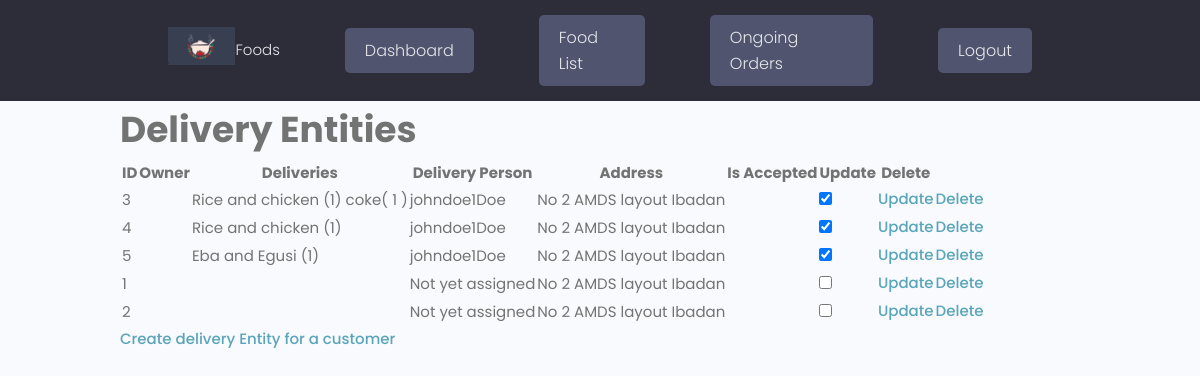
The page /admin_order_management (signed in) on the database as committed earlier.
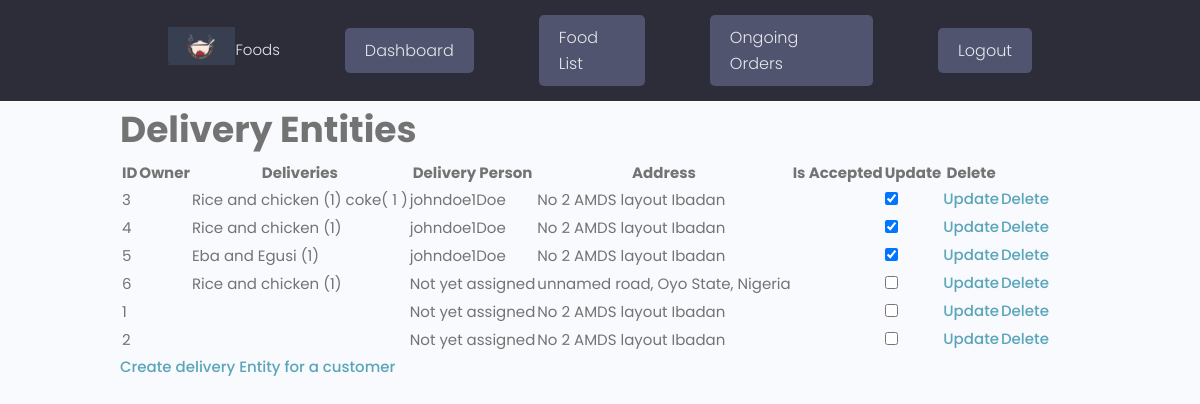
The same page on the database as committed later.
### Orders/models.py (models this page shows, shortened)
class DeliveryEntity(models.Model):
    food_cart = models.ForeignKey(FoodCart, on_delete=models.CASCADE, blank=True, null=True)
    session_id = models.CharField(max_length=500, blank=True,null=True)
    phone_number = models.CharField(max_length=20, null=True, blank=True)
    owner = models.ForeignKey(Customer, on_delete=models.CASCADE, null=True, blank=True)
    delivery_person = models.ForeignKey(DeliveryPerson, on_delete=models.SET_NULL, null=True, blank=True)
    address = models.CharField(max_length=500)
    is_active = models.BooleanField(default=True)
    ongoing_status = models.BooleanField(default=False)
    is_accepted = models.BooleanField(default=False)
    accept_delivery = models.BooleanField(default=False)
    created = models.DateField(auto_now_add=True, null=True, blank=True)
    updated = models.DateField(auto_now=True, null=True, blank=True)
    objects = models.Manager()
    active_objects = IsActiveManager()
    class Meta:
        ordering = ['-created']

class OrderedFood(models.Model):
    user = models.ForeignKey(Customer, on_delete=models.CASCADE, blank=True, null=True)
    session_id = models.CharField(max_length=500, blank=True, null=True)
    food = models.ForeignKey(Food, on_delete=models.CASCADE)
    optional_items = models.ManyToManyField(OptionalItem, through='OrderedOptionalItem')
    food_quantity = models.IntegerField(default=1, blank=True, null=True)
    created = models.DateField(auto_now_add=True, null=True, blank=True)
    updated = models.DateField(auto_now=True, null=True, blank=True)
    def get_ordered_optional_items(self):
        return self.orderedoptionalitem_set.all()
    def __str__(self):
        return f'{self.food}'

class Food(models.Model):
    name = models.CharField(max_length=225)
    description = models.TextField()
    tags = models.ManyToManyField(Tag)
    price = models.FloatField(default=0.00)
    optional_items = models.ManyToManyField('OptionalItem', related_name='foods')
    picture = models.ImageField(upload_to='media')
    is_active = models.BooleanField(default=True)
    objects = models.Manager()
    active_objects = IsActiveManager()
    def __str__(self):
        return self.name

class OrderedOptionalItem(models.Model):
    ordered_food = models.ForeignKey(OrderedFood, on_delete=models.CASCADE)
    optional_item = models.ForeignKey(OptionalItem, on_delete=models.CASCADE)
    quantity = models.IntegerField(default=1)
    created = models.DateField(auto_now_add=True, null=True, blank=True)
    updated = models.DateField(auto_now=True, null=True, blank=True)

class OptionalItem(models.Model):
    name = models.CharField(max_length=225)
    picture = models.ImageField(upload_to='media', blank=True, null=True)
    price = models.FloatField(default=0.00)
    def __str__(self):
        return self.name

### accounts/models.py (models this page shows, shortened)
class DeliveryPerson(models.Model):
    user = models.OneToOneField(CustomUser, on_delete=models.CASCADE)
    is_accepted=models.BooleanField(default=False)
    is_available=models.BooleanField(default=True)
    ride_number = models.CharField(max_length=20)

class CustomUser(AbstractUser):
    first_name = models.CharField(max_length=200)
    last_name = models.CharField(max_length=200)
    username = models.CharField(max_length=200, unique=True)
    email = models.EmailField()
    address = models.CharField(max_length=200, blank=True, null=True)
    phone_number = models.CharField(max_length=200, null=True, blank=True)

### Orders/views.py (the view, shortened to what this page needs)
# urls.py: path('admin_order_management', views.AdminOrderManagementView.as_view(), name='admin_order_management'),
class AdminOrderManagementView(AdminRequiredMixin, generic.ListView):
    model = DeliveryEntity
    context_object_name = 'delivery_entity_list'
    template_name = 'orders/order_management_list.html'

### Orders/context_processors.py (called while the page is built)
def food_cart_items_count(request):
    cart_total = 0
    if request.user.is_authenticated:
        selected_cart = FoodCart.objects.filter(user=request.user.customer, is_checked_out=False).first()
        if selected_cart is not None:
            cart_total = selected_cart.ordered_food.count()
    else:
        selected_cart = FoodCart.objects.filter(session_id=unauthenticated_user_session_id(request),
                                                is_checked_out=False).first()
        if selected_cart is not None:
            cart_total = selected_cart.ordered_food.count()
    return {"cart_total": cart_total}

### Orders/views.py (called while the page is built)
    def test_func(self):
        return self.request.user.is_superuser

### Orders/templates/orders/order_management_list.html (shortened to what this page needs)
{% extends 'main.html' %}
{% block content %}
<div class="container mt-4">
  <h2>Delivery Entities</h2>
  <form method="POST" action="">
  <table class="table">
    <thead>
      <tr>
        <th>ID</th>
        <th>Owner</th>
        <th>Deliveries</th>
        <th>Delivery Person</th>
        <th>Address</th>
        <th>Is Accepted</th>
        <th>Update</th>
        <th>Delete</th>
      </tr>
    </thead>
    <tbody>
      {% for delivery_entity in delivery_entity_list %}
      <tr>
        <td>{{ delivery_entity.id }}</td>
          <td>{{delivery_entity.owner.user.first_name}}</td>
       <td>
         {% for food in delivery_entity.food_cart.ordered_food.all %}
        {{food}} ({{food.food_quantity}})
          {% for food in food.get_ordered_optional_items %}
           {% if food.quantity > 0 %}
        {{food.optional_item}}( {{food.quantity}} )
           {% endif %}
          {% endfor %}
        {% endfor %}
       </td>
        <td>{% if delivery_entity.delivery_person %}{{ delivery_entity.delivery_person.user.username }}{{ delivery_entity.delivery_person.user.last_name }}{% else %}Not yet assigned{% endif %}</td>
        <td>{{ delivery_entity.address }}</td>
        <td>
          <td>
              <input type="checkbox" name="delivery_entity_id" value="{{ delivery_entity.id }}"
                {% if delivery_entity.is_accepted %}checked{% endif %} onchange="this.form.submit()">
            </td>
        </td>
        <td><a href="{% url 'delivery-update' delivery_entity.id %}">Update</a></td>
        <td><a href="{% url 'delivery-delete' delivery_entity.id %}">Delete</a></td>
      </tr>
      {% endfor %}
    </tbody>
  </table>
  </form>
  <a href="{% url 'create_delivery_entity' %}">Create delivery Entity for a customer</a>
</div>
{% endblock %}

Rows that differ between the two databases and show on the page:
added DeliveryEntity: id "6", shows "Not yet assigned", address "unnamed road, Oyo State, Nigeria"
added OrderedFood: food.name "Rice and chicken", food_quantity "1", shown under "6"
